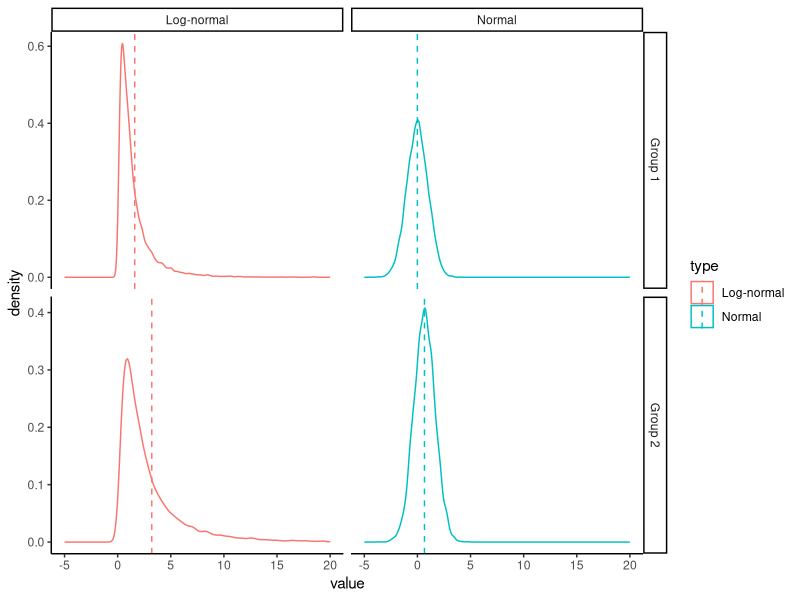
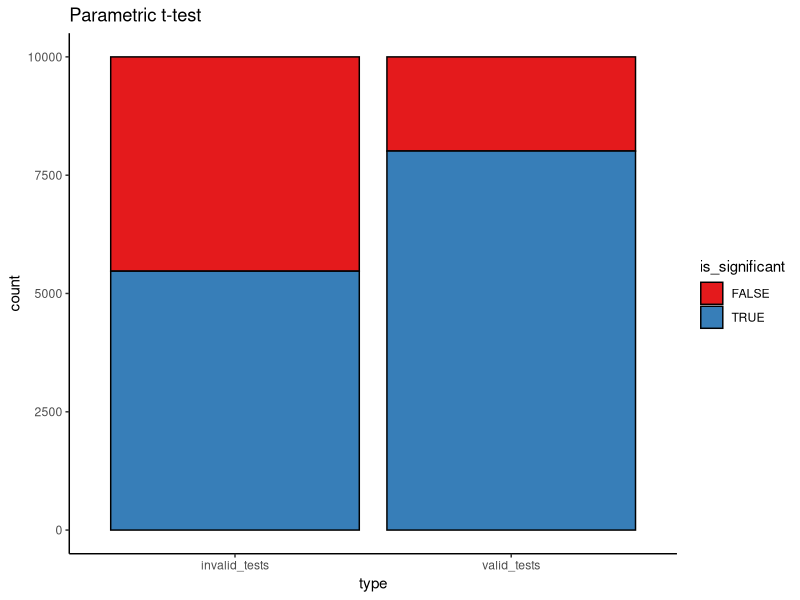
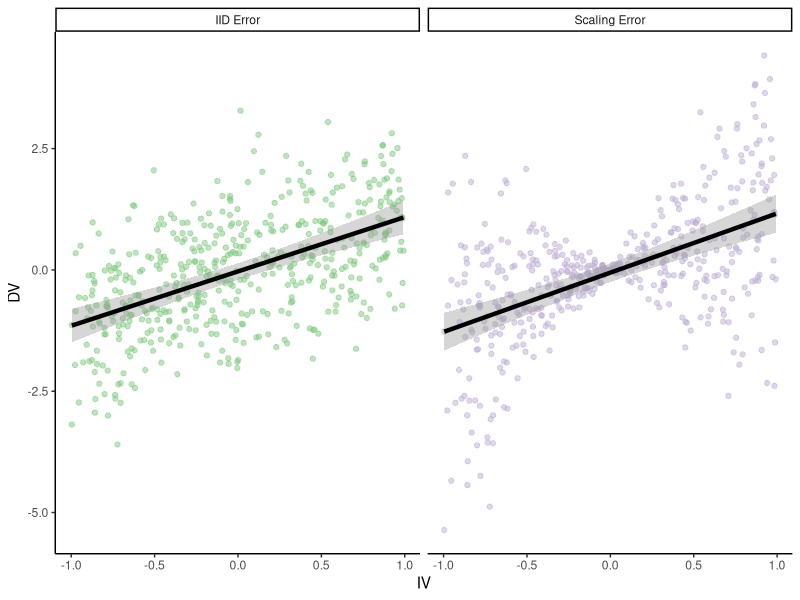
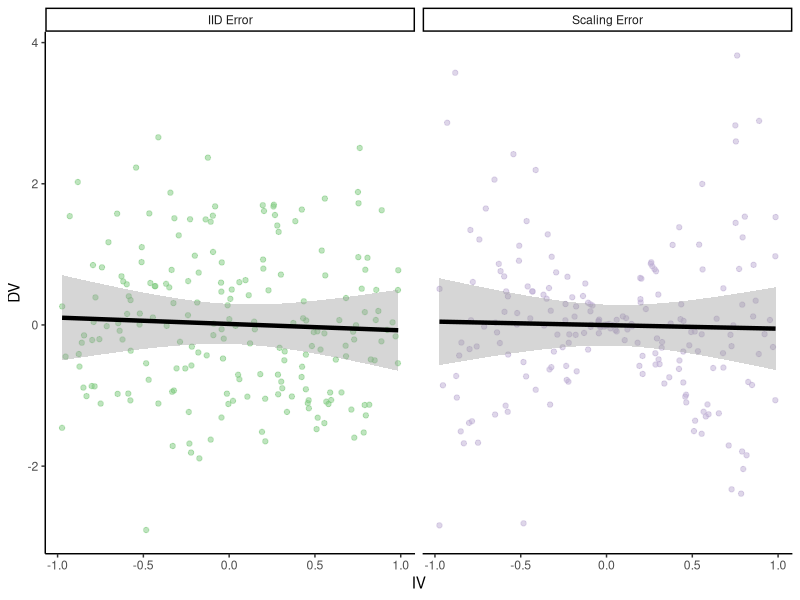
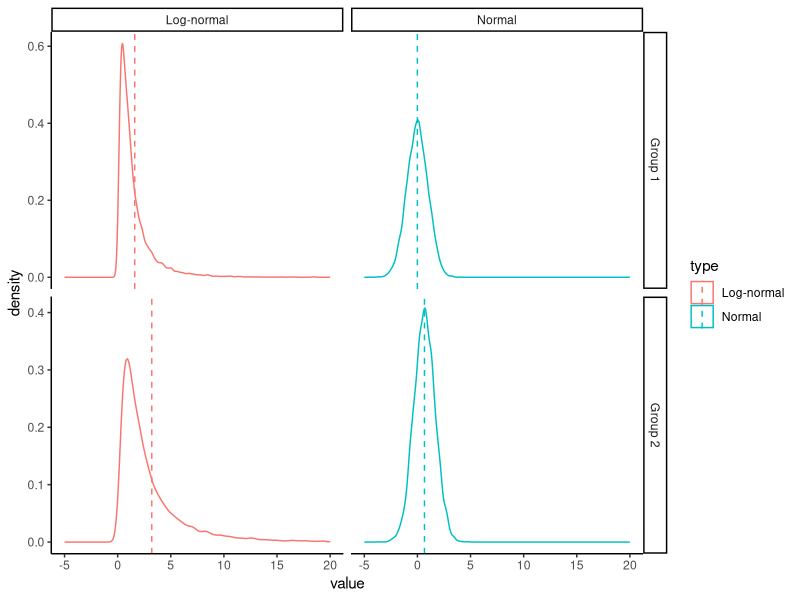
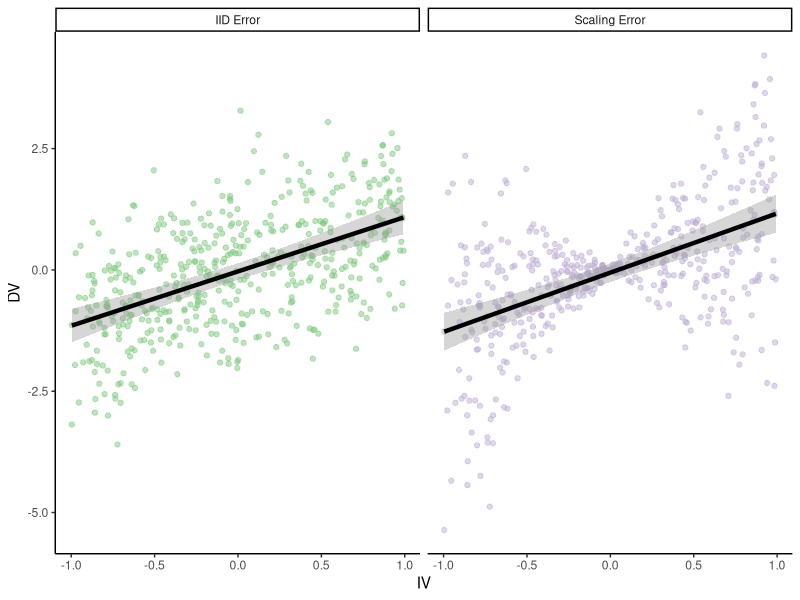
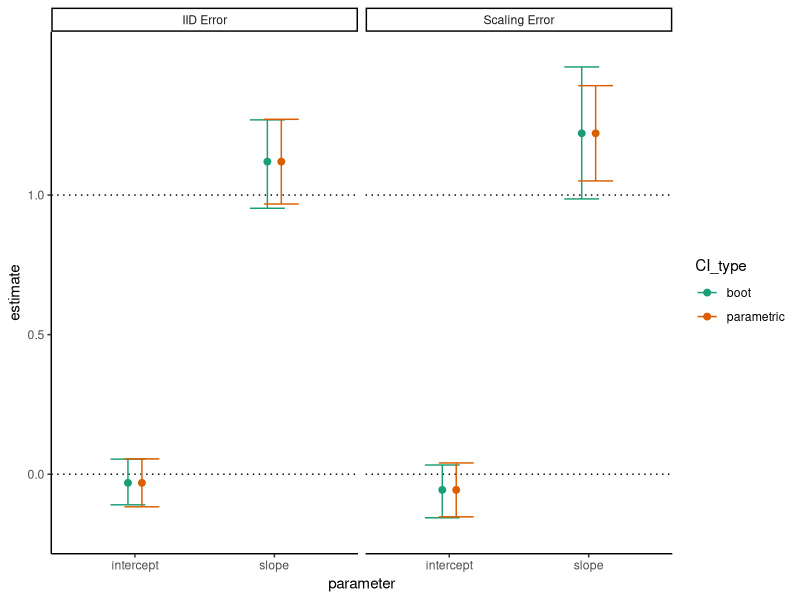
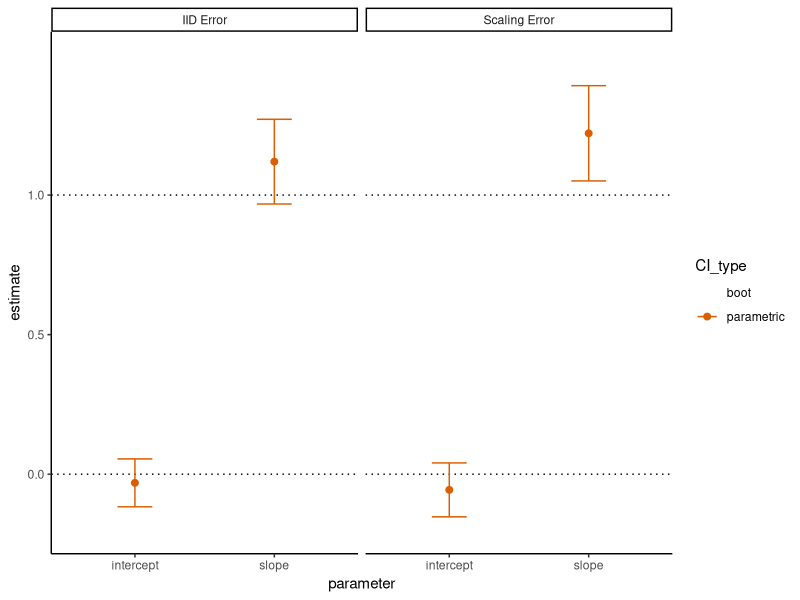

These figures' R source, in order: (Note: a time limit stopped this script after it produced the figures.)
## ---- chunk 1
library(tidyverse)
library(boot)
# devtools::install_github("thomasp85/patchwork", force=T)
library(patchwork) 
## ---- chunk 2
theme_set(theme_classic())
## ---- chunk 3
parametric_plotting_data = data.frame(group = rep(rep(c("Group 1", "Group 2"), each=10000), 2),
                                      type = rep(c("Normal", "Log-normal"), each=20000),
                                      value = c(rnorm(10000, 0, 1),  # normal 1
                                                rnorm(10000, 0.66, 1),  # normal 2
                                                exp(rnorm(10000, 0, 1)),  # Non-normal 1
                                                exp(rnorm(10000, 0.66, 1))))  # Non-normal 2

## ---- chunk 4
ggplot(parametric_plotting_data, aes(x=value, color=type)) +
  geom_density() +
  geom_vline(data=parametric_plotting_data %>%
               group_by(group, type) %>%
               summarize(mean_value = mean(value), sd_value = sd(value)),
             aes(xintercept=mean_value, color=type), linetype=2) +
  xlim(-5, 20) +
  facet_grid(group ~ type, scales="free")
## ---- chunk 5
ggsave("figures/log_normal_dists.png", width=5, height=4)
## ---- chunk 6
gen_data_and_test = function(num_observations_per) {
x = rnorm(num_observations_per, 0, 1.1)
y = rnorm(num_observations_per, 1, 1.1)

pnormal = t.test(x, y)$p.value

# what if the data are log-normally distributed?
x = exp(rnorm(num_observations_per, 0, 1.1))
y = exp(rnorm(num_observations_per, 1, 1.1))

pnotnormal = t.test(x, y)$p.value 
return(c(pnormal, pnotnormal))
}

parametric_issues_demo = function(num_tests, num_observations_per) {
  replicate(num_tests, gen_data_and_test(num_observations_per))
}
## ---- chunk 7
set.seed(0) # ensures we get the same results each time we run it

num_tests = 10000 # how many datasets to generate/tests to run
num_observations_per = 20 # how many obsservations in each dataset

parametric_issues_results = parametric_issues_demo(num_tests=num_tests, 
                                                   num_observations_per=num_observations_per)




parametric_issues_d = data.frame(valid_tests = parametric_issues_results[1,],
                                 invalid_tests = parametric_issues_results[2,],
                                 iteration=1:num_tests) %>%
  gather(type, p_value, contains("tests")) %>%
  mutate(is_significant = p_value < 0.05)

# Number significant results with normally distributed data
sum(parametric_issues_results[1,] < 0.05)

# number of significant results with log-normally distributed data
sum(parametric_issues_results[2,] < 0.05)
## ---- chunk 8
ggplot(parametric_issues_d, aes(x=type, fill=is_significant)) +
  geom_bar(stat="count", color="black") +
  scale_fill_brewer(palette="Set1") +
  labs(title="Parametric t-test")
## ---- chunk 9
boot_mean_diff_test = function(x, y) {
  boot_iterate = function(x, y) {
    x_samp = sample(x, 
                    length(x), 
                    replace=T)
    y_samp = sample(y, 
                    length(y), 
                    replace=T)
    mean_diff = mean(y_samp) - mean(x_samp)
    return(mean_diff)
  }
  boots = replicate(100, boot_iterate(x, y))
  quants = quantile(boots, probs=c(0.025, 0.925))
  return(sign(quants[1]) == sign(quants[2]))

}
## ---- chunk 10
gen_data_and_boot_test = function(num_observations_per) {
x = rnorm(num_observations_per, 0, 1.1)
y = rnorm(num_observations_per, 1, 1.1)

pnormal = boot_mean_diff_test(x, y)

# what if the data are log-normally distributed?
x = exp(rnorm(num_observations_per, 0, 1.1))
y = exp(rnorm(num_observations_per, 1, 1.1))

pnotnormal = boot_mean_diff_test(x, y)
return(c(pnormal, pnotnormal))
}

boot_results = replicate(num_tests, gen_data_and_boot_test(num_observations_per))
sum(boot_results[1,])
sum(boot_results[2,])
## ---- chunk 11
num_points = 500
true_intercept = 0
true_slope = 1.
set.seed(0)
parametric_ci_data = data.frame(IV = rep(runif(num_points,  -1, 1), 2),
                                type = rep(c("IID Error", "Scaling Error"), each=num_points),
                                error = rep(rnorm(num_points, 0, 1), 2)) %>%
  mutate(DV = ifelse(
    type == "IID Error",
    true_slope*IV + error,
    true_slope*IV + 2*abs(IV)*error)) # error increases proportional to distance from 0 on the IV

## ---- chunk 12
ggplot(parametric_ci_data,
       aes(x=IV, y=DV, color=type)) +
  geom_point(alpha=0.5) +
  geom_smooth(method="lm", se=T, color="black", 
              size=1.5, level=0.9999) + # inflating the confidence bands a bit
                                       # to show their distribution is similar
  scale_color_brewer(palette="Accent") +
  facet_wrap(~type) +
  guides(color=F)
## ---- chunk 13
ggsave("figures/error_dist_non_null.png", width=5, height=3)
## ---- chunk 14
summary(lm(DV ~ IV, parametric_ci_data %>% filter(type=="IID Error")))
summary(lm(DV ~ IV, parametric_ci_data %>% filter(type=="Scaling Error")))
## ---- chunk 15
ex2_lm_bootstrap_CIs = function(data, R=1000) {
  lm_results = summary(lm(DV ~ IV, data=data))$coefficients
  bootstrap_coefficients = function(data, indices) {
    linear_model = lm(DV ~ IV, 
                      data=data[indices,]) # will select a bootstrap sample of the data
    return(linear_model$coefficients)
  }

  boot_results = boot(data=data,
                      statistic=bootstrap_coefficients,
                      R=R)
  boot_intercept_CI = boot.ci(boot_results, index=1, type="bca")
  boot_slope_CI = boot.ci(boot_results, index=2, type="bca")
  return(data.frame(intercept_estimate=lm_results[1, 1],
                    intercept_SE=lm_results[1,2],
                    slope_estimate=lm_results[2, 1],
                    slope_SE=lm_results[2,2],
                    intercept_boot_CI_low=boot_intercept_CI$bca[4],
                    intercept_boot_CI_hi=boot_intercept_CI$bca[5],
                    slope_boot_CI_low=boot_slope_CI$bca[4],
                    slope_boot_CI_hi=boot_slope_CI$bca[5]))
}
## ---- chunk 16
set.seed(0) # for bootstraps
coefficient_CI_data = parametric_ci_data %>%
  group_by(type) %>%
  do(ex2_lm_bootstrap_CIs(.)) %>%
  ungroup() 
## ---- chunk 17
coefficient_CI_data = coefficient_CI_data %>%
  gather(variable, value, -type) %>%
  separate(variable, c("parameter", "measurement"), extra="merge") %>%
  spread(measurement, value) %>%
  mutate(parametric_CI_low=estimate-1.96*SE,
         parametric_CI_hi=estimate+1.96*SE) %>%
  gather(CI_type, value, contains("CI")) %>%
  separate(CI_type, c("CI_type", "high_or_low"), extra="merge") %>%
  spread(high_or_low, value) %>%
  mutate(CI_type = factor(CI_type))
## ---- chunk 18
plot_coefficient_CI_data = function(coefficient_CI_data, errorbar_width=0.5) {
  p = ggplot(data=coefficient_CI_data, aes(x=parameter, color=CI_type, y=estimate, ymin=CI_low, ymax=CI_hi)) +
    geom_hline(data=data.frame(parameter=c("intercept", "slope"),
                               estimate=c(true_intercept, true_slope)), 
               mapping=aes(yintercept=estimate),
               linetype=3) +
    geom_point(size=2, position=position_dodge(width=0.2)) +
    geom_errorbar(position=position_dodge(width=0.2), width=errorbar_width) +
    facet_grid(~type) + 
    scale_y_continuous(breaks=c(0, 0.5, 1), limits=c(-0.2, 1.5)) +
    scale_color_brewer(palette="Dark2", drop=F)
}
## ---- chunk 19
plot_coefficient_CI_data(coefficient_CI_data)
ggsave("figures/error_dist_CI_example.png", width=5, height=3)

plot_coefficient_CI_data(coefficient_CI_data %>% 
                           filter(CI_type=="parametric"),
                         0.25)
ggsave("figures/error_dist_CI_example_parametric_only.png", width=5, height=3)
## ---- chunk 20
num_points = 200
true_intercept = 0
true_slope = 0.
set.seed(0)
parametric_ci_data = data.frame(IV = rep(runif(num_points,  -1, 1), 2),
                                type = rep(c("IID Error", "Scaling Error"), each=num_points),
                                error = rep(rnorm(num_points, 0, 1), 2)) %>%
  mutate(DV = ifelse(
    type == "IID Error",
    true_slope*IV + error,
    true_slope*IV + 2*abs(IV)*error)) # error increases proportional to distance from 0 on the IV

## ---- chunk 21
ggplot(parametric_ci_data,
       aes(x=IV, y=DV, color=type)) +
  geom_point(alpha=0.5) +
  geom_smooth(method="lm", se=T, color="black", 
              size=1.5, level=0.9999) + # inflating the confidence bands a bit
                                       # to show their distribution is similar
  scale_color_brewer(palette="Accent") +
  facet_wrap(~type) +
  guides(color=F)
## ---- chunk 22
ggsave("figures/error_dist_null.png", width=5, height=3)
## ---- chunk 23
error_dist_null_sample = function(num_points) {
  true_intercept = 0
  true_slope = 0
  # We'll sample only for the scaling error case, we know IID works 
  this_data = data.frame(IV = runif(num_points,  -1, 1),
                         error = rnorm(num_points, 0, 1)) %>%
    mutate(DV = true_slope*IV + 2*abs(IV)*error) # error increases proportional to distance from 0 on the IV

  coefficient_CI_data = ex2_lm_bootstrap_CIs(this_data,
                                             R=500) # take fewer bootstrap samples, to speed things up
  
  coefficient_CI_data = coefficient_CI_data %>%
    gather(variable, value) %>%
    separate(variable, c("parameter", "measurement"), extra="merge") %>%
    spread(measurement, value) %>%
    mutate(parametric_CI_low=estimate-1.96*SE,
           parametric_CI_hi=estimate+1.96*SE) %>%
    gather(CI_type, value, contains("CI")) %>%
    separate(CI_type, c("CI_type", "high_or_low"), extra="merge") %>%
    spread(high_or_low, value) %>%
    mutate(significant = sign(CI_hi) == sign(CI_low)) %>%
    select(parameter, CI_type, significant)
  return(list(coefficient_CI_data))
}
## ---- chunk 24
num_simulations = 500
num_points = 200
set.seed(0)
noise_dist_simulation_results = replicate(num_simulations, error_dist_null_sample(num_points)) %>%
  bind_rows()
## ---- chunk 25
ggplot(noise_dist_simulation_results, aes(x=CI_type, fill=significant)) +
  geom_bar(stat="count", color="black") +
  scale_fill_brewer(palette="Set1", direction=-1) + 
  facet_wrap(~parameter) +
  scale_y_continuous(breaks=c(0, 0.05*num_simulations, num_simulations),
                     labels=c("0%", expression(Nominal ~ alpha), "100%")) +
  labs(x="CI Type",
       y="Proportion significant") +
  geom_hline(yintercept=0.05*num_simulations, linetype=2)
## ---- chunk 26
ggsave("figures/error_dist_proportion_significant.png", width=5, height=3)
## ---- chunk 27
noise_dist_simulation_results %>%
  count(parameter, CI_type, significant) %>%
  mutate(prop=n/num_simulations)
## ---- chunk 28
density_similarity_conceptual_plot_data = expand.grid(x=seq(0, 4, 0.01),
                                                      y=seq(0, 4, 0.01)) %>%
  mutate(population_1 = exp(-((x-2)^2 +(y-3)^2)/8) * exp(-((x-2/y)^2 +(y-1/x)^2)/2), #These are definitely not proper distributions
         population_2 = exp(-((x)^2 +(y)^2)/8) * exp(-((x/2)^2 +(y/2-1/x)^2)/2)) %>% 
  gather(population, value, contains("population"))
  
## ---- chunk 29
ggplot(density_similarity_conceptual_plot_data,
       aes(x=x, y=y, z=value, color=population)) +
  geom_contour(size=1, bins=8) +
  scale_color_brewer(palette="Dark2") +
  facet_wrap(~population) +
  labs(x = "Feature 1", y="Feature 2") +
  guides(color=F)
## ---- chunk 30
ggsave("figures/conceptual_density_plot.png", width=5, height=3)
## ---- chunk 31
num_points = 100
true_intercept = 0
true_slope = 1.
set.seed(2) # I p-hacked the shit out of this demo to make the ideas more clear
parametric_ci_data = data.frame(IV = rep(runif(num_points,  -1, 1), 2),
                                type = rep(c("IID Error", "Scaling Error"), each=num_points),
                                error = rep(rnorm(num_points, 0, 1), 2)) %>%
  mutate(DV = ifelse(
    type == "IID Error",
    true_slope*IV + error,
    true_slope*IV + 2*abs(IV)*error)) # error increases proportional to distance from 0 on the IV
## ---- chunk 32
p = ggplot(parametric_ci_data,
       aes(x=IV, y=DV)) +
  geom_point(alpha=0.25) +
  geom_smooth(method="lm", se=F, color="black", 
              size=1.5) + 
  facet_wrap(~type) 
p
## ---- chunk 33
ggsave("figures/bootstrap_demo_0.png", width=5, height=3)
## ---- chunk 34
set.seed(15) # See above RE: p-hacking
samp_1_indices = sample(2:num_points, num_points, replace=T)
samp_1 = parametric_ci_data[c(samp_1_indices, samp_1_indices+num_points), ] # take the same rows from each type of data
set.seed(2) # See above RE: p-hacking
samp_2_indices = sample(1:num_points, num_points, replace=T)
samp_2 = parametric_ci_data[c(samp_2_indices, samp_2_indices+num_points), ]

many_samples_indices = sample(1:num_points, 8*num_points, replace=T)
many_samples = bind_rows(samp_1 %>%
                           mutate(sample=1), 
                         samp_2 %>% mutate(sample=2),
                         parametric_ci_data[c(many_samples_indices, many_samples_indices+num_points),] %>%
                           mutate(sample=rep(rep(3:10, each=num_points), 2)))
## ---- chunk 35
p + 
  geom_point(data=samp_1,
             aes(color=NA), color="red", alpha=0.5) 

## ---- chunk 36
ggsave("figures/bootstrap_demo_1.png", width=5, height=3)
## ---- chunk 37
p + 
  geom_point(data=samp_1,
             aes(color=NA), color="red", alpha=0.5) +
  geom_smooth(data=samp_1,
              method="lm", se=F, color="red", 
              size=1.5) 

## ---- chunk 38
ggsave("figures/bootstrap_demo_2.png", width=5, height=3)
## ---- chunk 39
p + 
  geom_point(data=samp_2,
             aes(color=NA), color="red", alpha=0.5) 
## ---- chunk 40
ggsave("figures/bootstrap_demo_3.png", width=5, height=3)
## ---- chunk 41
p + 
  geom_point(data=samp_2,
             aes(color=NA), color="red", alpha=0.5) +
  geom_smooth(data=samp_2,
              method="lm", se=F, color="red", 
              size=1.5) 
## ---- chunk 42
ggsave("figures/bootstrap_demo_4.png", width=5, height=3)
## ---- chunk 43
p +  
  geom_smooth(data=many_samples,
              aes(group=sample),
              method="lm", se=F, 
              size=1.5,
              color="red")
## ---- chunk 44
ggsave("figures/bootstrap_demo_5.png", width=5, height=3)
## ---- chunk 45
num_top_points = 23
num_mid_points = 4
num_outlier_points = 2
max_score = 100
set.seed(0)
test_score_data = data.frame(
  score=c(rbinom(num_top_points, max_score, 0.9999), rbinom(num_mid_points, max_score, 0.97), sample(0:max_score, num_outlier_points, replace=T)),
  type="Observed sample"
)
## ---- chunk 46
get_mean_score = function(data, indices) {
  return(mean(data[indices,]$score))
}

bootstrap_results = boot(test_score_data, get_mean_score, R=1000)
bootstrap_CIs = boot.ci(bootstrap_results)
bootstrap_CIs
## ---- chunk 47
test_summary_data = test_score_data %>%
  summarise(mean=mean(score),
            se=sd(score)/sqrt(n()),
            parametric_CI_low=mean-1.96*se,
            parametric_CI_high=mean+1.96*se) 

test_score_data = test_score_data %>%
  bind_rows(
    data.frame(score=bootstrap_results$t, type="Boot. sampling dist.")
  )  %>%
  mutate(type=factor(type, levels=c("Observed sample", "Boot. sampling dist.")))

test_summary_data = test_summary_data %>%
  mutate(type = factor("Boot. sampling dist.", levels=levels(test_score_data$type)),
         percentile_CI_low=bootstrap_CIs$percent[4],
         percentile_CI_high=bootstrap_CIs$percent[5],
         bca_CI_low=bootstrap_CIs$bca[4],
         bca_CI_high=bootstrap_CIs$bca[5]) %>%
  gather(CI_type, value, contains("CI")) %>%
  separate(CI_type, c("CI_type", "endpoint"), extra="merge") %>%
  spread(endpoint, value) %>%
  mutate(y=c(170, 210, 190),
         CI_type=factor(CI_type, levels=c("parametric", "percentile", "bca"), labels=c("Normal", "Boot: %", "Boot: BCA")))
## ---- chunk 48
ggplot(test_summary_data %>%
             filter(CI_type != "Boot: BCA"), aes(x=score)) +
  geom_histogram(data=test_score_data,
                 binwidth=1) +
  geom_point(mapping=aes(x=mean, y=y, color=CI_type),
             size=2) +
  geom_errorbarh(mapping=aes(y=y, color=CI_type, xmin=CI_low, x=NULL, xmax=CI_high),
                 size=1,
                 position=position_dodge()) +
  facet_grid(type ~ ., scales="free_y")+
  scale_color_brewer(palette="Dark2") +
  guides(color=guide_legend(title="CI"))


## ---- chunk 49
ggsave("figures/bootstrap_CI_0.png", width=5, height=3)
## ---- chunk 50
ggplot(test_summary_data, aes(x=score)) +
  geom_histogram(data=test_score_data,
                 binwidth=1) +
  geom_point(mapping=aes(x=mean, y=y, color=CI_type),
             size=2) +
  geom_errorbarh(mapping=aes(y=y, color=CI_type, xmin=CI_low, x=NULL, xmax=CI_high),
                 size=1,
                 position=position_dodge()) +
  facet_grid(type ~ ., scales="free_y")+
  scale_color_brewer(palette="Dark2") +
  guides(color=guide_legend(title="CI"))
ggsave("figures/bootstrap_CI_1.png", width=5, height=3)
## ---- chunk 51
num_flips = 20
true_heads_prob = 0.9
set.seed(2)
flips = rbinom(num_flips, 1, true_heads_prob)
flip_data = data.frame(flip_result = factor(flips, labels=c("Tails", "Heads")))
## ---- chunk 52
flip_data_plot = ggplot(data = flip_data, aes(x = flips, fill = flips)) +
  geom_dotplot(binwidth=0.03) +
  scale_x_continuous(breaks = c(0, 1),
                     labels = c("tails", "heads")) +
  scale_y_continuous(breaks=c()) +
  labs(x="Flip result", y="")
## ---- chunk 53
get_mean_heads = function(data, indices) {
  return(mean(data[indices, "flip_result"] == "Heads"))
}

bootstrap_results = boot(flip_data, get_mean_heads, R=1000)
bootstrap_CIs = boot.ci(bootstrap_results)
bootstrap_CIs
## ---- chunk 54
flip_boot_plot = ggplot(data=data.frame(mean_flips=bootstrap_results$t),
                        aes(x=mean_flips)) +
  geom_histogram(binwidth=0.05) +
  xlim(0, 1) +
  geom_vline(xintercept=0.5,
             color="red",
             size=1.1) +
  annotate("text",
           label="Null value",
           color="red",
           x=0.43, y=100,
           angle=90,
           size=4) +
  annotate("text",
           label="95% CI",
           color="blue",
           x=0.75, y=276,
           size=4) +
  geom_errorbarh(aes(xmin=bootstrap_CIs$bca[4],
                    xmax=bootstrap_CIs$bca[5],
                    y=260),
                 color="blue", 
                 size=1.1,
                 height=10) +
  labs(x="Boot. sampling dist.")

flip_boot_plot
## ---- chunk 55
flip_data_plot + flip_boot_plot +
  plot_layout()


ggsave("figures/bootstrap_test.png", width=5, height=2.5)
